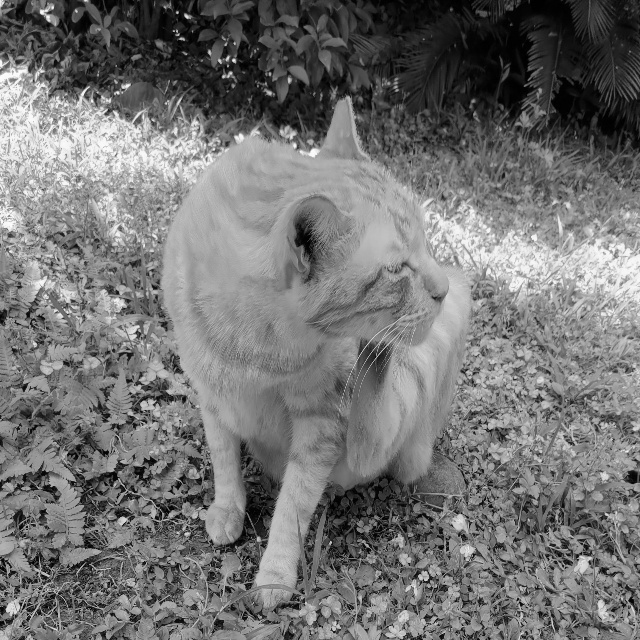
#> input picture ntust_cat.jpg, 640 x 640 px
$ python main.py
#> lines starting #> are read from the running program, lines starting #| are printed output that depends on the picture; long printed decimals are rounded
import numpy as np
import cv2
import matplotlib.pyplot as plt
import argparse

L=255

parser = argparse.ArgumentParser()
parser.add_argument('--input_img0', default = 'ntust_cat.jpg')
parser.add_argument('--input_img1', default = 'ntust_cat_white.jpg')
parser.add_argument('--c1', default = 1/np.sqrt(L), type=int)
parser.add_argument('--c2', default = 1/np.sqrt(L), type=int)
args = parser.parse_args()

c1 = args.c1
c2 = args.c2

img0_path = args.input_img0
img1_path = args.input_img1

img0 = cv2.imread(img0_path, 0)
#> img0 is the input picture: shape (640, 640); min 0, max 254, mean 115.4
img1 = cv2.imread(img1_path, 0)
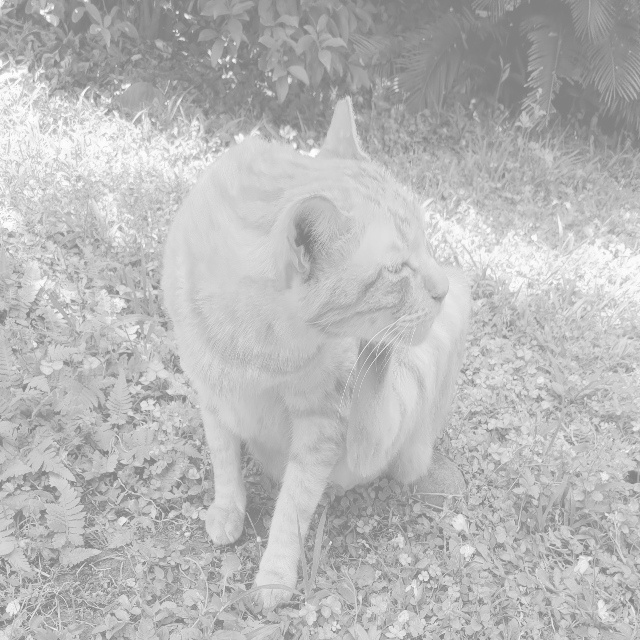
#> input picture ntust_cat_white.jpg, 640 x 640 px
#> img1 is the input picture: shape (640, 640); min 122, max 255, mean 185.2

# Mean
u0 = np.mean(img0)
#> u0 = 115.4
u1 = np.mean(img1)
#> u1 = 185.2

# Variance 0
img0_tmp = np.ones((img0.shape[1],img0.shape[0]),dtype=np.uint8)
img0_tmp = img0_tmp*u0
#> img0_tmp: shape (640, 640) float64; every value is 115.4
var0 = np.mean(np.multiply((img0 - img0_tmp), (img0 - img0_tmp)))
#> var0 = 3148.4
print(f'u0:\t{u0}')
#| u0:	115.367
print(f'var0:\t{var0}')
#| var0:	3148.442

# Variance 1
img1_tmp = np.ones((img1.shape[1],img1.shape[0]),dtype=np.uint8)
img1_tmp = img1_tmp*u1
#> img1_tmp: shape (640, 640) float64; every value is 185.2
var1 = np.mean(np.multiply((img1 - img1_tmp), (img1 - img1_tmp)))
#> var1 = 793.5
print(f'u1:\t{u1}')
#| u1:	185.194
print(f'var1:\t{var1}')
#| var1:	793.452

# Covariance
cov = np.mean(np.multiply((img0 - img0_tmp), (img1 - img1_tmp)))
#> cov = 1576.4
print(f'cov:\t{cov}')
#| cov:	1576.386

L=255
c1=1/np.sqrt(L)
c2=1/np.sqrt(L)
ssim0 = ((2*u0*u1 + pow(c1*L,2))*(2*cov + pow(c2*L,2)))/((pow(u0,2)+pow(u1,2)+pow(c1*L,2))*(var0+var1+pow(c2*L,2)))
#> ssim0 = 0.729
print(f'ssim:\t{ssim0}')
#| ssim:	0.7293

fig = plt.figure()
plt.suptitle(f'u0: {u0}, var0: {var0}\nu1: {u1}, var1: {var1}\ncovariance: {cov}\nssim: {ssim0}')
plt.subplot(121)
plt.title(img0_path)
plt.imshow(cv2.cvtColor(img0,cv2.COLOR_BGR2RGB))
plt.subplot(122)
plt.title(img1_path)
plt.imshow(cv2.cvtColor(img1,cv2.COLOR_BGR2RGB))
fig.tight_layout()
plt.show()
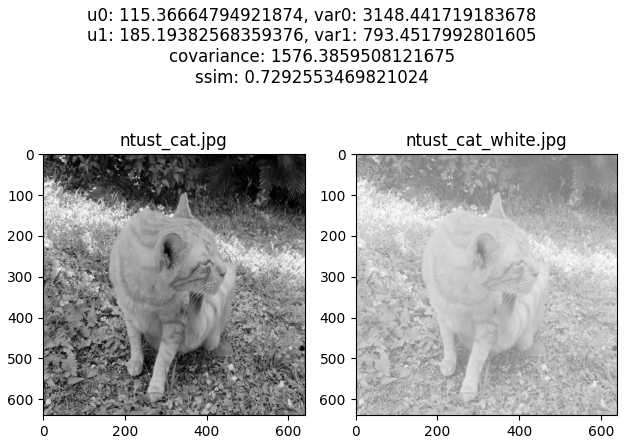
#> figure drawn by matplotlib, 2 panels
